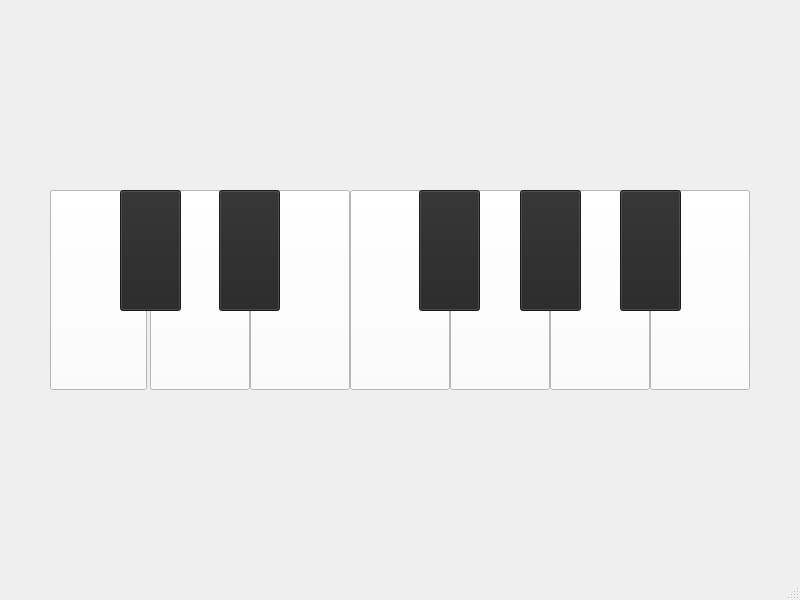
<?xml version="1.0" encoding="UTF-8"?>
<ui version="4.0">
 <class>MainWindow</class>
 <widget class="QMainWindow" name="MainWindow">
  <property name="geometry">
   <rect>
    <x>0</x>
    <y>0</y>
    <width>800</width>
    <height>600</height>
   </rect>
  </property>
  <property name="windowTitle">
   <string>MainWindow</string>
  </property>
  <widget class="QWidget" name="centralwidget">
   <widget class="QPushButton" name="C">
    <property name="geometry">
     <rect>
      <x>50</x>
      <y>190</y>
      <width>97</width>
      <height>200</height>
     </rect>
    </property>
    <property name="styleSheet">
     <string notr="true">QPushButton {
    background-color:  rgb(255, 255, 255);
    color:  rgb(255, 255, 255);
}</string>
    </property>
    <property name="text">
     <string/>
    </property>
   </widget>
   <widget class="QPushButton" name="D">
    <property name="geometry">
     <rect>
      <x>150</x>
      <y>190</y>
      <width>100</width>
      <height>200</height>
     </rect>
    </property>
    <property name="styleSheet">
     <string notr="true">QPushButton {
    background-color:  rgb(255, 255, 255);
    color:  rgb(255, 255, 255);
}</string>
    </property>
    <property name="text">
     <string/>
    </property>
   </widget>
   <widget class="QPushButton" name="E">
    <property name="geometry">
     <rect>
      <x>250</x>
      <y>190</y>
      <width>100</width>
      <height>200</height>
     </rect>
    </property>
    <property name="styleSheet">
     <string notr="true">QPushButton {
    background-color:  rgb(255, 255, 255);
    color:  rgb(255, 255, 255);
}</string>
    </property>
    <property name="text">
     <string/>
    </property>
   </widget>
   <widget class="QPushButton" name="F">
    <property name="geometry">
     <rect>
      <x>350</x>
      <y>190</y>
      <width>100</width>
      <height>200</height>
     </rect>
    </property>
    <property name="styleSheet">
     <string notr="true">QPushButton {
    background-color:  rgb(255, 255, 255);
    color:  rgb(255, 255, 255);
}</string>
    </property>
    <property name="text">
     <string/>
    </property>
   </widget>
   <widget class="QPushButton" name="G">
    <property name="geometry">
     <rect>
      <x>450</x>
      <y>190</y>
      <width>100</width>
      <height>200</height>
     </rect>
    </property>
    <property name="styleSheet">
     <string notr="true">QPushButton {
    background-color:  rgb(255, 255, 255);
    color:  rgb(255, 255, 255);
}</string>
    </property>
    <property name="text">
     <string/>
    </property>
   </widget>
   <widget class="QPushButton" name="B">
    <property name="geometry">
     <rect>
      <x>650</x>
      <y>190</y>
      <width>100</width>
      <height>200</height>
     </rect>
    </property>
    <property name="styleSheet">
     <string notr="true">QPushButton {
    background-color:  rgb(255, 255, 255);
    color:  rgb(255, 255, 255);
}</string>
    </property>
    <property name="text">
     <string/>
    </property>
   </widget>
   <widget class="QPushButton" name="A">
    <property name="geometry">
     <rect>
      <x>550</x>
      <y>190</y>
      <width>100</width>
      <height>200</height>
     </rect>
    </property>
    <property name="styleSheet">
     <string notr="true">QPushButton {
    background-color:  rgb(255, 255, 255);
    color:  rgb(255, 255, 255);
}</string>
    </property>
    <property name="text">
     <string/>
    </property>
   </widget>
   <widget class="QPushButton" name="pushButton_10">
    <property name="geometry">
     <rect>
      <x>120</x>
      <y>190</y>
      <width>61</width>
      <height>121</height>
     </rect>
    </property>
    <property name="font">
     <font>
      <weight>50</weight>
      <bold>false</bold>
     </font>
    </property>
    <property name="styleSheet">
     <string notr="true">QPushButton {
    background-color:  rgb(37, 37, 37);
    color:  rgb(255, 255, 255);
}</string>
    </property>
    <property name="text">
     <string/>
    </property>
   </widget>
   <widget class="QPushButton" name="pushButton_11">
    <property name="geometry">
     <rect>
      <x>219</x>
      <y>190</y>
      <width>61</width>
      <height>121</height>
     </rect>
    </property>
    <property name="font">
     <font>
      <weight>50</weight>
      <bold>false</bold>
     </font>
    </property>
    <property name="styleSheet">
     <string notr="true">QPushButton {
    background-color:  rgb(37, 37, 37);
    color:  rgb(255, 255, 255);
}</string>
    </property>
    <property name="text">
     <string/>
    </property>
   </widget>
   <widget class="QPushButton" name="pushButton_12">
    <property name="geometry">
     <rect>
      <x>419</x>
      <y>190</y>
      <width>61</width>
      <height>121</height>
     </rect>
    </property>
    <property name="font">
     <font>
      <weight>50</weight>
      <bold>false</bold>
     </font>
    </property>
    <property name="styleSheet">
     <string notr="true">QPushButton {
    background-color:  rgb(37, 37, 37);
    color:  rgb(255, 255, 255);
}</string>
    </property>
    <property name="text">
     <string/>
    </property>
   </widget>
   <widget class="QPushButton" name="pushButton_13">
    <property name="geometry">
     <rect>
      <x>520</x>
      <y>190</y>
      <width>61</width>
      <height>121</height>
     </rect>
    </property>
    <property name="font">
     <font>
      <weight>50</weight>
      <bold>false</bold>
     </font>
    </property>
    <property name="styleSheet">
     <string notr="true">QPushButton {
    background-color:  rgb(37, 37, 37);
    color:  rgb(255, 255, 255);
}</string>
    </property>
    <property name="text">
     <string/>
    </property>
   </widget>
   <widget class="QPushButton" name="pushButton_14">
    <property name="geometry">
     <rect>
      <x>620</x>
      <y>190</y>
      <width>61</width>
      <height>121</height>
     </rect>
    </property>
    <property name="font">
     <font>
      <weight>50</weight>
      <bold>false</bold>
     </font>
    </property>
    <property name="styleSheet">
     <string notr="true">QPushButton {
    background-color:  rgb(37, 37, 37);
    color:  rgb(255, 255, 255);
}</string>
    </property>
    <property name="text">
     <string/>
    </property>
   </widget>
   <zorder>D</zorder>
   <zorder>C</zorder>
   <zorder>E</zorder>
   <zorder>F</zorder>
   <zorder>G</zorder>
   <zorder>B</zorder>
   <zorder>A</zorder>
   <zorder>pushButton_10</zorder>
   <zorder>pushButton_11</zorder>
   <zorder>pushButton_12</zorder>
   <zorder>pushButton_13</zorder>
   <zorder>pushButton_14</zorder>
  </widget>
  <widget class="QMenuBar" name="menubar">
   <property name="geometry">
    <rect>
     <x>0</x>
     <y>0</y>
     <width>800</width>
     <height>26</height>
    </rect>
   </property>
  </widget>
  <widget class="QStatusBar" name="statusbar"/>
 </widget>
 <resources/>
 <connections/>
</ui>
